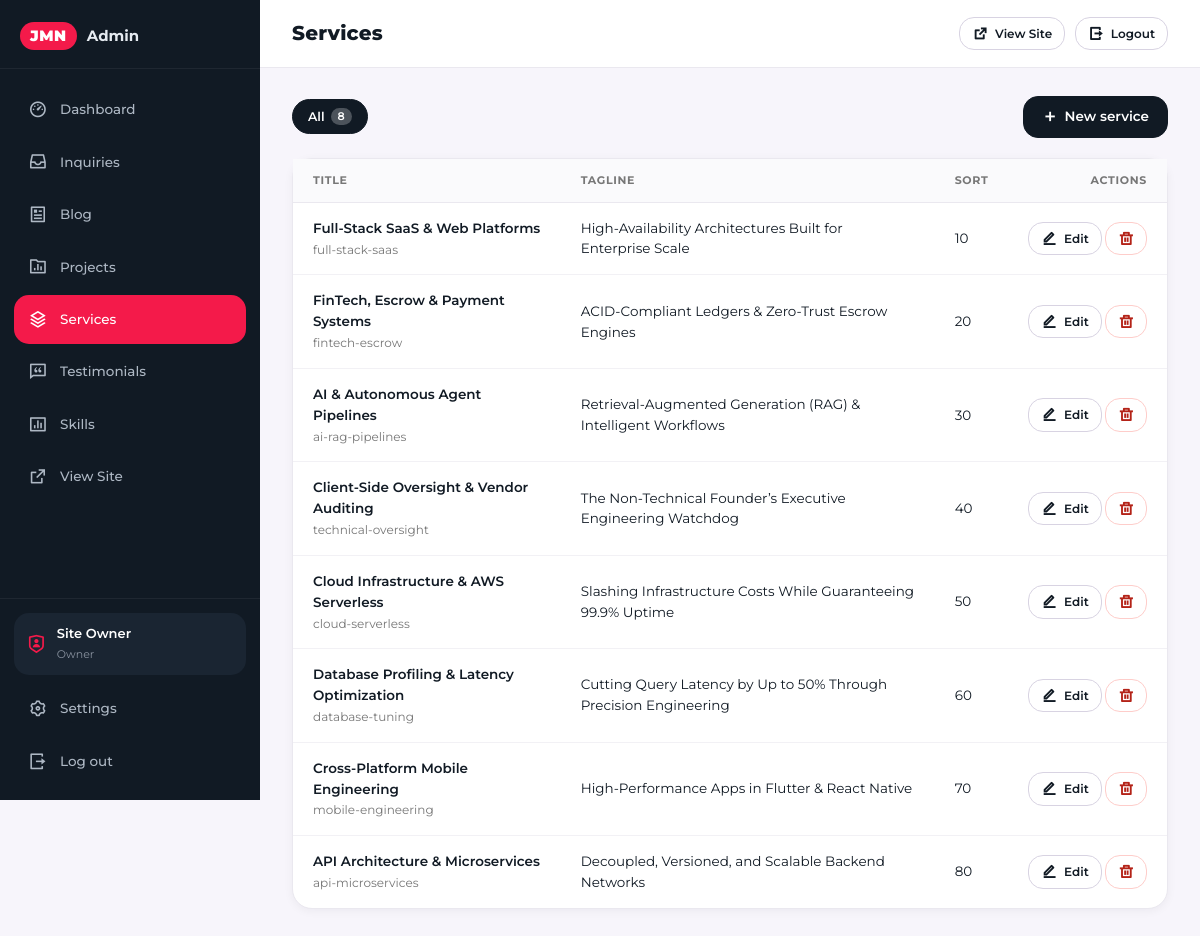
Screenshot of /admin/services.php (signed in) with the database file from the repository.
### tables this page shows
CREATE TABLE `services` (
  `id` bigint unsigned NOT NULL AUTO_INCREMENT,
  `slug` varchar(191) NOT NULL,
  `title` varchar(255) NOT NULL,
  `tagline` varchar(255) DEFAULT NULL,
  `bg_color` varchar(20) DEFAULT NULL,
  `icon` varchar(255) DEFAULT NULL,
  `summary` text NOT NULL,
  `description` text NOT NULL,
  `deliverables` json DEFAULT NULL,
  `sort_order` int NOT NULL DEFAULT '0',
  `created_at` datetime NOT NULL DEFAULT CURRENT_TIMESTAMP,
  `updated_at` datetime NOT NULL DEFAULT CURRENT_TIMESTAMP ON UPDATE CURRENT_TIMESTAMP,
  PRIMARY KEY (`id`),
  UNIQUE KEY `slug` (`slug`),
  KEY `idx_slug` (`slug`),
  KEY `idx_sort` (`sort_order`)
);

### config/config.php (called while the page is built, shortened)
<?php
if (!defined('APP_INITIALIZED')) {
    require_once ROOT_PATH . '/config/security.php';
}
function url(string $path = ''): string
{
    $cleanPath = ltrim($path, '/');
    return empty($cleanPath) ? BASE_URL : BASE_URL . '/' . $cleanPath;
}

### config/security.php (called while the page is built, shortened)
<?php
function e(?string $string): string
{
    return htmlspecialchars((string)($string ?? ''), ENT_QUOTES | ENT_SUBSTITUTE, 'UTF-8');
}

### admin/includes/auth.php (called while the page is built, shortened)
<?php
require_once dirname(__DIR__, 2) . '/config/config.php';
function admin_current_user(): ?array
{
    $cached = null;
    $db = get_db();
    try {
        $stmt = $db->prepare('SELECT id, username, display_name, email, role, last_login_at FROM `admin_users` WHERE id = ? LIMIT 1');
        $stmt->execute([(int)$_SESSION['admin_user_id']]);
        $row = $stmt->fetch();
        if (is_array($row)) {
            $cached = $row;
        }
    } catch (Throwable $e) {
        error_log('admin_current_user failed: ' . $e->getMessage());
    }
    return $cached;
}

### admin/services.php (the view, shortened to what this page needs)
<?php
require_once __DIR__ . '/includes/auth.php';
$adminTitle = 'Services';
$adminNav   = 'services';
$db = get_db();
$services = [];
$total = 0;
if ($db !== null) {
    try {
        $total = (int)$db->query('SELECT COUNT(*) FROM `services`')->fetchColumn();
        $stmt = $db->query('SELECT id, slug, title, tagline, bg_color, sort_order FROM `services` ORDER BY `sort_order` ASC, `id` ASC');
        $services = $stmt->fetchAll();
    } catch (Throwable $e) {
        error_log('Services list query failed: ' . $e->getMessage());
    }
}
require_once __DIR__ . '/includes/layout-header.php';
?>
<div class="admin-filters">
    <span class="admin-chip is-active">All <span class="admin-chip-count"><?= $total ?></span></span>
    <a class="admin-btn admin-btn--primary" href="service-edit.php" style="margin-left:auto;">
        <i class="ri-add-line"></i> New service
    </a>
</div>
<div class="admin-card">
    <div class="admin-card-body admin-card-body--flush">
        <?php if (empty($services)): ?>
            <div class="admin-empty">
                <i class="ri-stack-line"></i>
                <p>No services found. <a href="service-edit.php">Create the first one</a>.</p>
            </div>
        <?php else: ?>
            <div class="admin-table-wrap">
                <table class="admin-table">
                    <thead>
                        <tr>
                            <th>Title</th>
                            <th>Tagline</th>
                            <th>Sort</th>
                            <th style="text-align:right;">Actions</th>
                        </tr>
                    </thead>
                    <tbody>
                    <?php foreach ($services as $s): ?>
                        <tr>
                            <td>
                                <a href="service-edit.php?id=<?= (int)$s['id'] ?>"><?= e($s['title']) ?></a>
                                <span class="admin-sub"><?= e($s['slug']) ?></span>
                            </td>
                            <td><?= e($s['tagline']) ?></td>
                            <td><?= (int)$s['sort_order'] ?></td>
                            <td style="text-align:right; white-space:nowrap;">
                                <a class="admin-btn admin-btn--secondary admin-btn--sm" href="service-edit.php?id=<?= (int)$s['id'] ?>">
                                    <i class="ri-edit-line"></i> Edit
                                </a>
                                <form method="post" action="service-delete.php" style="display:inline;"
                                      onsubmit="return confirm('Delete &quot;<?= e($s['title']) ?>&quot;? This cannot be undone.');">
                                    <button class="admin-btn admin-btn--danger admin-btn--sm" type="submit">
                                        <i class="ri-delete-bin-line"></i>
                                    </button>
                                </form>
                            </td>
                        </tr>
                    <?php endforeach; ?>
                    </tbody>
                </table>
            </div>
        <?php endif; ?>
    </div>
</div>
<?php require_once __DIR__ . '/includes/layout-footer.php'; ?>

### admin/includes/layout-header.php (shortened to what this page needs)
<?php
require_once __DIR__ . '/auth.php';
$adminTitle = $adminTitle ?? 'Dashboard';
$adminUser  = admin_current_user();
$adminNav   = $adminNav ?? '';
?>
<!DOCTYPE html>
<html lang="en">
<head>
    <link rel="stylesheet" href="https://cdn.jsdelivr.net/npm/remixicon@4.2.0/fonts/remixicon.css">
    <?php $adminCssVer = file_exists(dirname(__DIR__) . '/assets/admin.css') ? (string)filemtime(dirname(__DIR__) . '/assets/admin.css') : '1.0'; ?>
    <link rel="stylesheet" href="<?= e(url('admin/assets/admin.css')) ?>?v=<?= e($adminCssVer) ?>">
</head>
<body class="admin-body">
<div class="admin-shell">
    <aside class="admin-sidebar" id="adminSidebar" aria-label="Admin Navigation">
        <div class="admin-brand">
            <span class="admin-brand-mark">JMN</span>
            <span class="admin-brand-text">Admin</span>
        </div>
        <nav class="admin-nav">
            <a href="index.php" class="<?= $adminNav === 'dashboard' ? 'is-active' : '' ?>">
                <i class="ri-dashboard-3-line"></i><span>Dashboard</span>
            </a>
            <a href="inquiries.php" class="<?= $adminNav === 'inquiries' ? 'is-active' : '' ?>">
                <i class="ri-inbox-2-line"></i><span>Inquiries</span>
            </a>
            <a href="blog.php" class="<?= $adminNav === 'blog' ? 'is-active' : '' ?>">
                <i class="ri-article-line"></i><span>Blog</span>
            </a>
            <a href="projects.php" class="<?= $adminNav === 'projects' ? 'is-active' : '' ?>">
                <i class="ri-folder-chart-line"></i><span>Projects</span>
            </a>
            <a href="services.php" class="<?= $adminNav === 'services' ? 'is-active' : '' ?>">
                <i class="ri-stack-line"></i><span>Services</span>
            </a>
            <a href="testimonials.php" class="<?= $adminNav === 'testimonials' ? 'is-active' : '' ?>">
                <i class="ri-chat-quote-line"></i><span>Testimonials</span>
            </a>
            <a href="skills.php" class="<?= $adminNav === 'skills' ? 'is-active' : '' ?>">
                <i class="ri-bar-chart-box-line"></i><span>Skills</span>
            </a>
            <a href="<?= e(url('index.php')) ?>" target="_blank" rel="noopener" class="admin-nav-external">
                <i class="ri-external-link-line"></i><span>View Site</span>
            </a>
        </nav>
        <div class="admin-sidebar-foot">
            <div class="admin-user-chip">
                <i class="ri-shield-user-line"></i>
                <div>
                    <strong><?= e($adminUser['display_name'] ?? 'Admin') ?></strong>
                    <small><?= e($adminUser['role'] ?? 'owner') ?></small>
                </div>
            </div>
            <a href="settings.php" class="<?= $adminNav === 'settings' ? 'is-active' : '' ?>">
                <i class="ri-settings-3-line"></i><span>Settings</span>
            </a>
            <a href="logout.php"><i class="ri-logout-box-r-line"></i><span>Log out</span></a>
        </div>
    </aside>
    <div class="admin-main">
        <header class="admin-topbar">
            <h1 class="admin-topbar-title"><?= e($adminTitle) ?></h1>
            <div class="admin-topbar-actions">
                <a href="<?= e(url('index.php')) ?>" target="_blank" rel="noopener" class="admin-btn admin-btn--secondary admin-btn--sm" title="View public site">
                    <i class="ri-external-link-line"></i> <span class="admin-topbar-btn-text">View Site</span>
                </a>
                <a href="logout.php" class="admin-btn admin-btn--secondary admin-btn--sm" title="Log out">
                    <i class="ri-logout-box-r-line"></i> <span class="admin-topbar-btn-text">Logout</span>
                </a>
            </div>
        </header>
        <main class="admin-content">

### rows the page displays
services: title "Full-Stack SaaS & Web Platforms", slug "full-stack-saas", tagline "High-Availability Architectures Built for Enterprise Scale", sort_order "10"
services: title "FinTech, Escrow & Payment Systems", slug "fintech-escrow", tagline "ACID-Compliant Ledgers & Zero-Trust Escrow Engines", sort_order "20"
services: title "AI & Autonomous Agent Pipelines", slug "ai-rag-pipelines", tagline "Retrieval-Augmented Generation (RAG) & Intelligent Workflows", sort_order "30"
services: title "Client-Side Oversight & Vendor Auditing", slug "technical-oversight", tagline "The Non-Technical Founder’s Executive Engineering Watchdog", sort_order "40"
services: title "Cloud Infrastructure & AWS Serverless", slug "cloud-serverless", tagline "Slashing Infrastructure Costs While Guaranteeing 99.9% Uptime", sort_order "50"
services: title "Database Profiling & Latency Optimization", slug "database-tuning", tagline "Cutting Query Latency by Up to 50% Through Precision Engineering", sort_order "60"
services: title "Cross-Platform Mobile Engineering", slug "mobile-engineering", tagline "High-Performance Apps in Flutter & React Native", sort_order "70"
services: title "API Architecture & Microservices", slug "api-microservices", tagline "Decoupled, Versioned, and Scalable Backend Networks", sort_order "80"

### other values shown
$adminUser['display_name'] "Site Owner"
$adminUser['role'] "Owner"
$adminTitle "Services"
$total "8"
